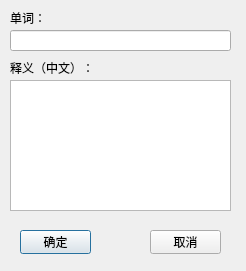
<?xml version="1.0" encoding="UTF-8"?>
<ui version="4.0">
 <class>DialogCustomDictInput</class>
 <widget class="QDialog" name="DialogCustomDictInput">
  <property name="windowModality">
   <enum>Qt::WindowModal</enum>
  </property>
  <property name="geometry">
   <rect>
    <x>0</x>
    <y>0</y>
    <width>246</width>
    <height>271</height>
   </rect>
  </property>
  <property name="minimumSize">
   <size>
    <width>246</width>
    <height>271</height>
   </size>
  </property>
  <property name="maximumSize">
   <size>
    <width>246</width>
    <height>271</height>
   </size>
  </property>
  <property name="windowTitle">
   <string>对话框</string>
  </property>
  <widget class="QPushButton" name="btn_y">
   <property name="geometry">
    <rect>
     <x>20</x>
     <y>230</y>
     <width>71</width>
     <height>24</height>
    </rect>
   </property>
   <property name="text">
    <string>确定</string>
   </property>
  </widget>
  <widget class="QPushButton" name="btn_n">
   <property name="geometry">
    <rect>
     <x>150</x>
     <y>230</y>
     <width>71</width>
     <height>24</height>
    </rect>
   </property>
   <property name="text">
    <string>取消</string>
   </property>
  </widget>
  <widget class="QLabel" name="label">
   <property name="geometry">
    <rect>
     <x>10</x>
     <y>10</y>
     <width>53</width>
     <height>16</height>
    </rect>
   </property>
   <property name="text">
    <string>单词：</string>
   </property>
  </widget>
  <widget class="QLabel" name="label_2">
   <property name="geometry">
    <rect>
     <x>10</x>
     <y>60</y>
     <width>111</width>
     <height>16</height>
    </rect>
   </property>
   <property name="text">
    <string>释义（中文）：</string>
   </property>
  </widget>
  <widget class="QLineEdit" name="lineEdit">
   <property name="geometry">
    <rect>
     <x>10</x>
     <y>30</y>
     <width>221</width>
     <height>21</height>
    </rect>
   </property>
  </widget>
  <widget class="QTextEdit" name="textEdit">
   <property name="geometry">
    <rect>
     <x>10</x>
     <y>80</y>
     <width>221</width>
     <height>131</height>
    </rect>
   </property>
  </widget>
 </widget>
 <resources/>
 <connections/>
</ui>
